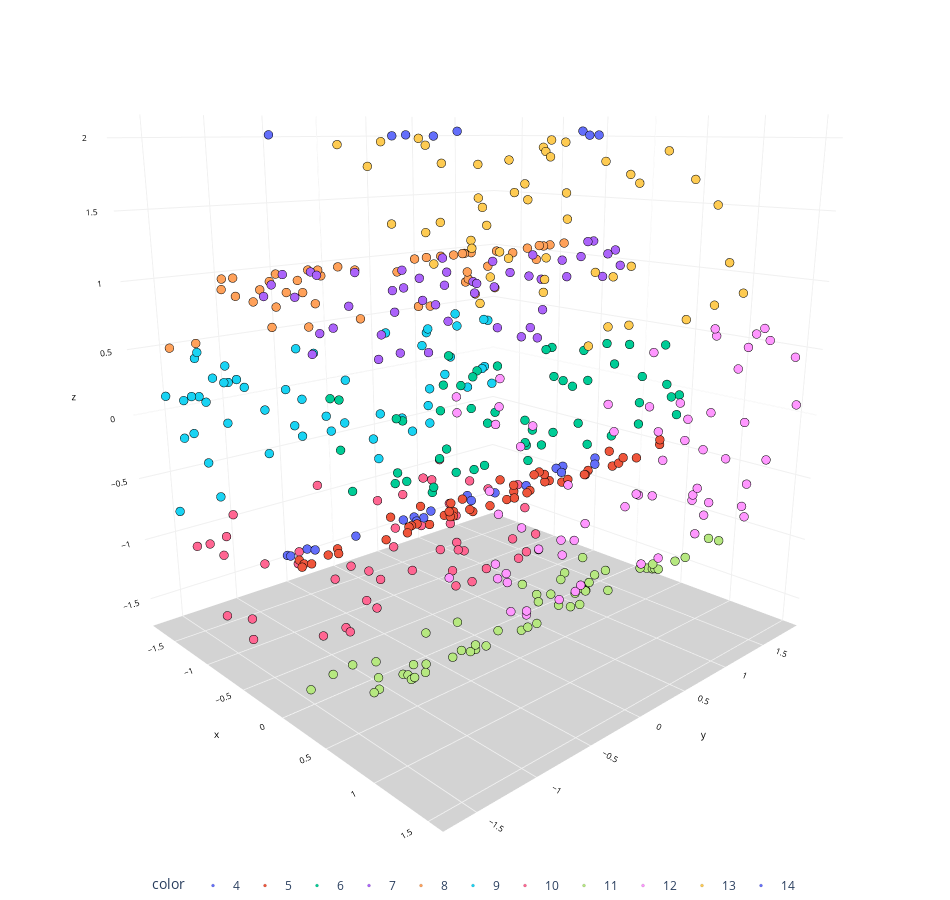

The notebook cell this image was saved under:
### Code cell
#瑞士卷三维图
X,t=make_swiss_roll(500,0)
XX=StandardScaler()
X=XX.fit_transform(X)
chart(X,t)
